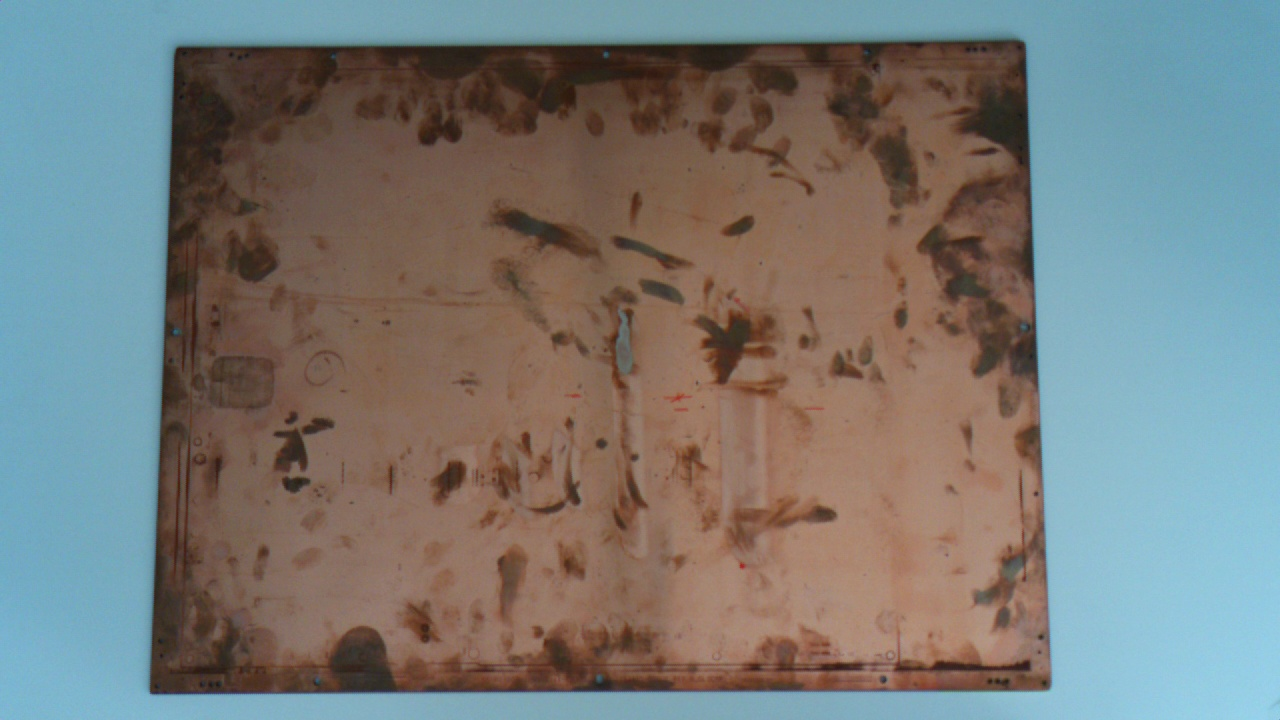
#> input picture plate_dataset/image_00016.jpg, 1280 x 720 px
$ python -i background_mask.py   (imports and definitions only)
#> lines starting #> are read from the running program, lines starting #| are printed output that depends on the picture; after the words box and inside, x2 and y2 are one past the last pixel; in counts of white or black regions, pixels touching at a corner belong together
#> further down, picture is the input picture: shape (720, 1280, 3); mean B, G, R 119.5, 122.2, 120.7
import cv2
import numpy as np


def background_mask(image):

    gray = cv2.cvtColor(
        image,
        cv2.COLOR_BGR2GRAY,
    )
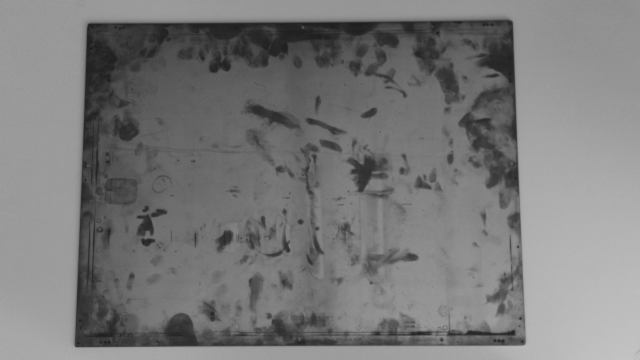
#> gray: shape (720, 1280) (shown at 1/2 size); min 19, max 198, mean 121.4

    mask = cv2.inRange(
        gray,
        140,
        220,
    )
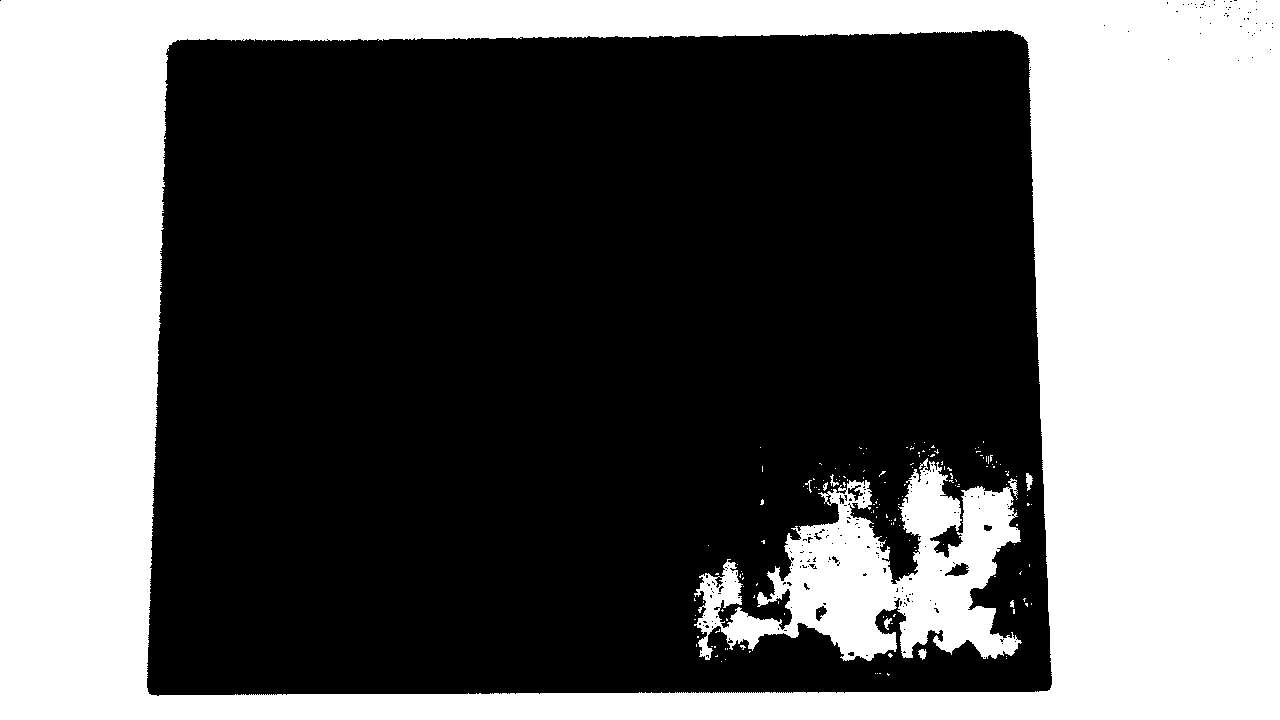
#> mask: shape (720, 1280); 40.7% white; 164 white regions (155 under 20 px), largest, box (x1, y1, x2, y2) and area: (0, 0, 1280, 720) 343258, (694, 458, 1022, 661) 30897, (1026, 473, 1033, 491) 79

    kernel = np.ones(
        (15, 15),
        np.uint8,
    )

    mask = cv2.morphologyEx(
        mask,
        cv2.MORPH_CLOSE,
        kernel,
    )
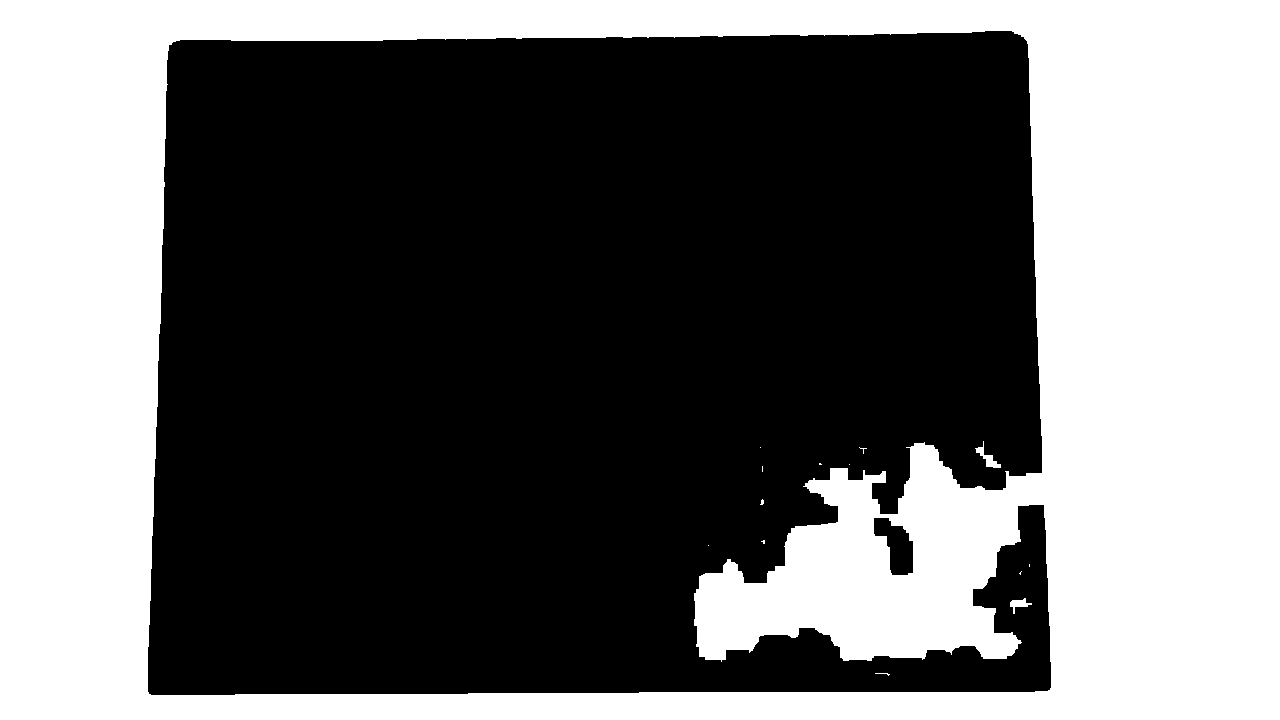
#> mask: shape (720, 1280); 42% white; 14 white regions (11 under 20 px), largest, box (x1, y1, x2, y2) and area: (0, 0, 1280, 720) 386233, (975, 441, 1001, 468) 204, (1010, 598, 1032, 614) 144

    mask = cv2.bitwise_not(mask)

    return mask


def process_background(image):

    mask = background_mask(image)

    display = cv2.bitwise_and(
        image,
        image,
        mask=mask,
    )
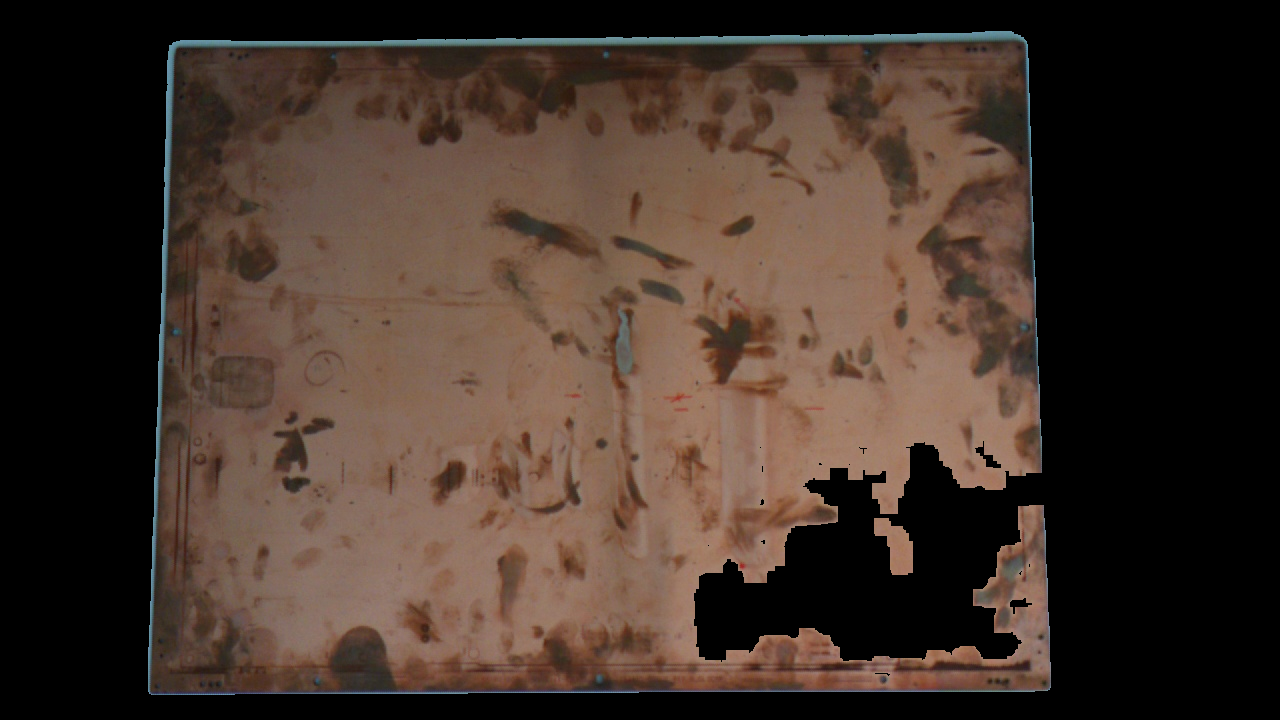
#> display: shape (720, 1280, 3); mean B, G, R 42.3, 51.2, 66.9

    return display, mask

>>> import cv2
>>> picture = cv2.imread('../../../plate_dataset/image_00016.jpg')
>>> result = process_background(picture)

$ run again, on plate_dataset/image_00017.jpg
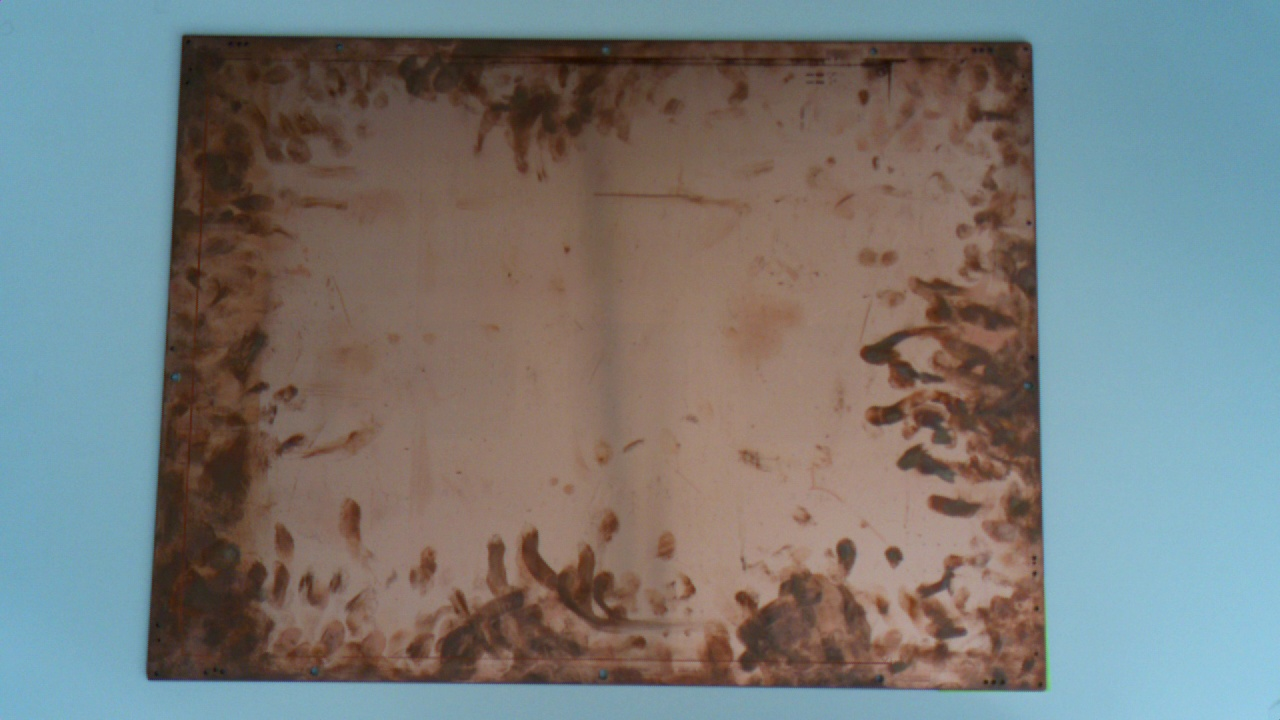
#> input picture plate_dataset/image_00017.jpg, 1280 x 720 px
#> picture is the input picture: shape (720, 1280, 3); mean B, G, R 120.5, 122, 120.2
#> in background_mask, `mask = cv2.inRange( gray, 140, 220, )`:
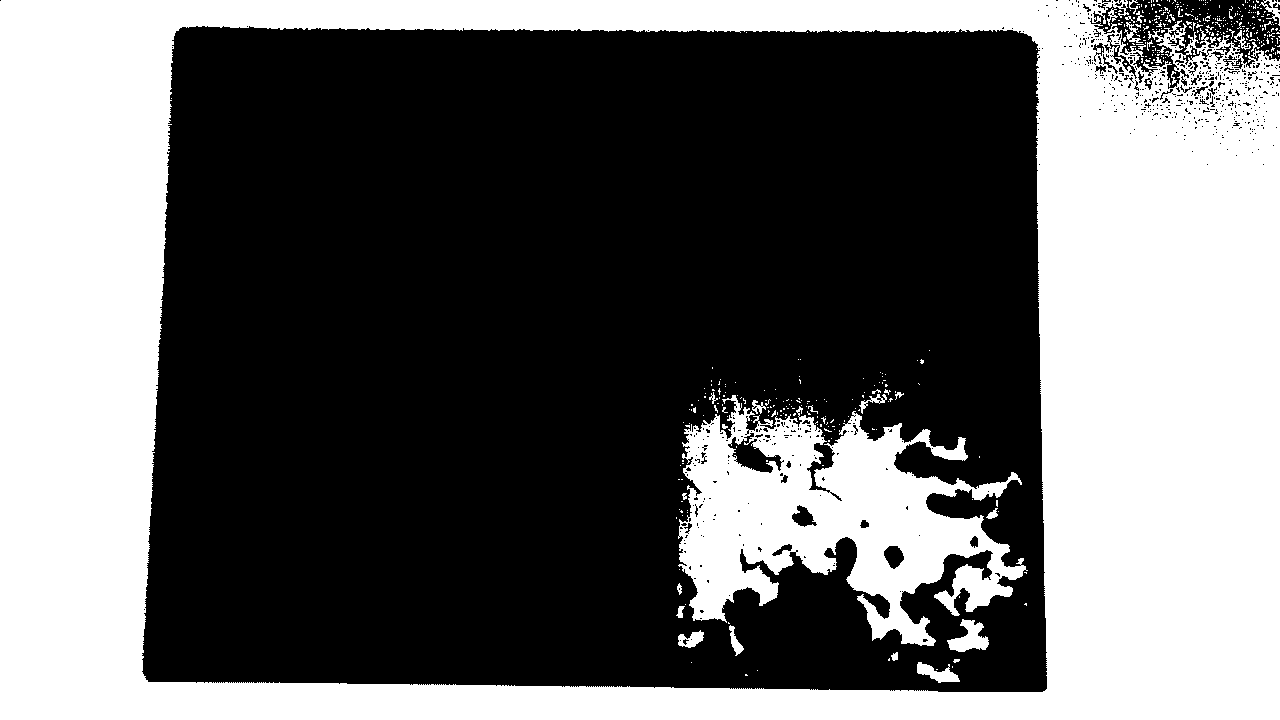
#> mask: shape (720, 1280); 41.1% white; 458 white regions (425 under 20 px), largest, box (x1, y1, x2, y2) and area: (0, 0, 1280, 720) 331341, (678, 395, 1028, 646) 42954, (947, 619, 989, 652) 748
#> in process_background, `display = cv2.bitwise_and( image, image, mask=mask, )`:
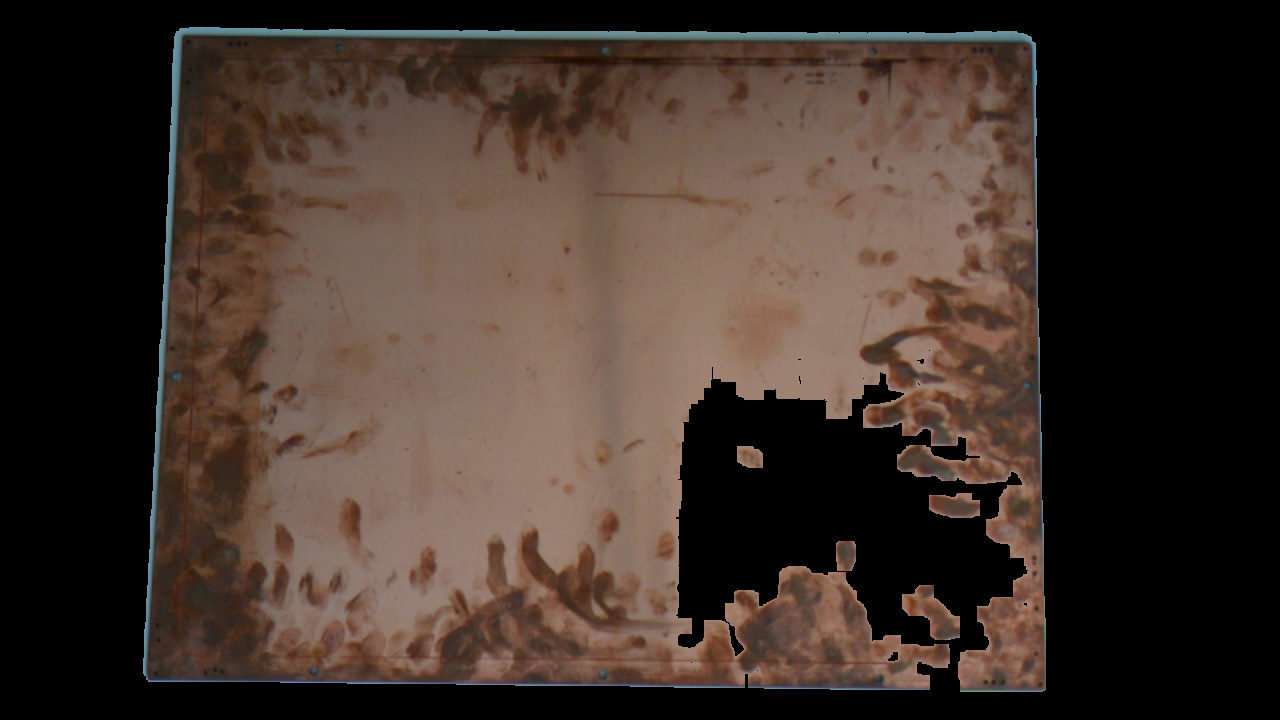
#> display: shape (720, 1280, 3); mean B, G, R 42.6, 50.1, 63.9

$ run again, on plate_dataset/image_00018.jpg
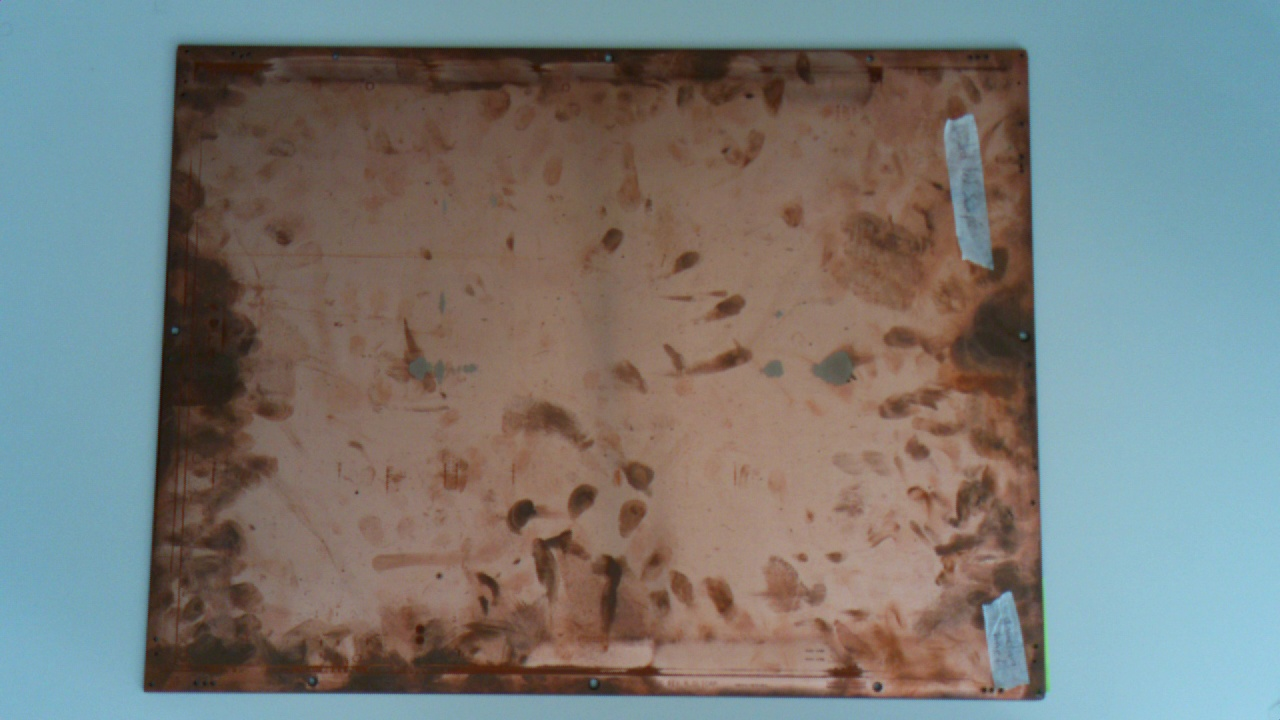
#> input picture plate_dataset/image_00018.jpg, 1280 x 720 px
#> picture is the input picture: shape (720, 1280, 3); mean B, G, R 119.7, 122.5, 121.3
#> in background_mask, `mask = cv2.inRange( gray, 140, 220, )`:
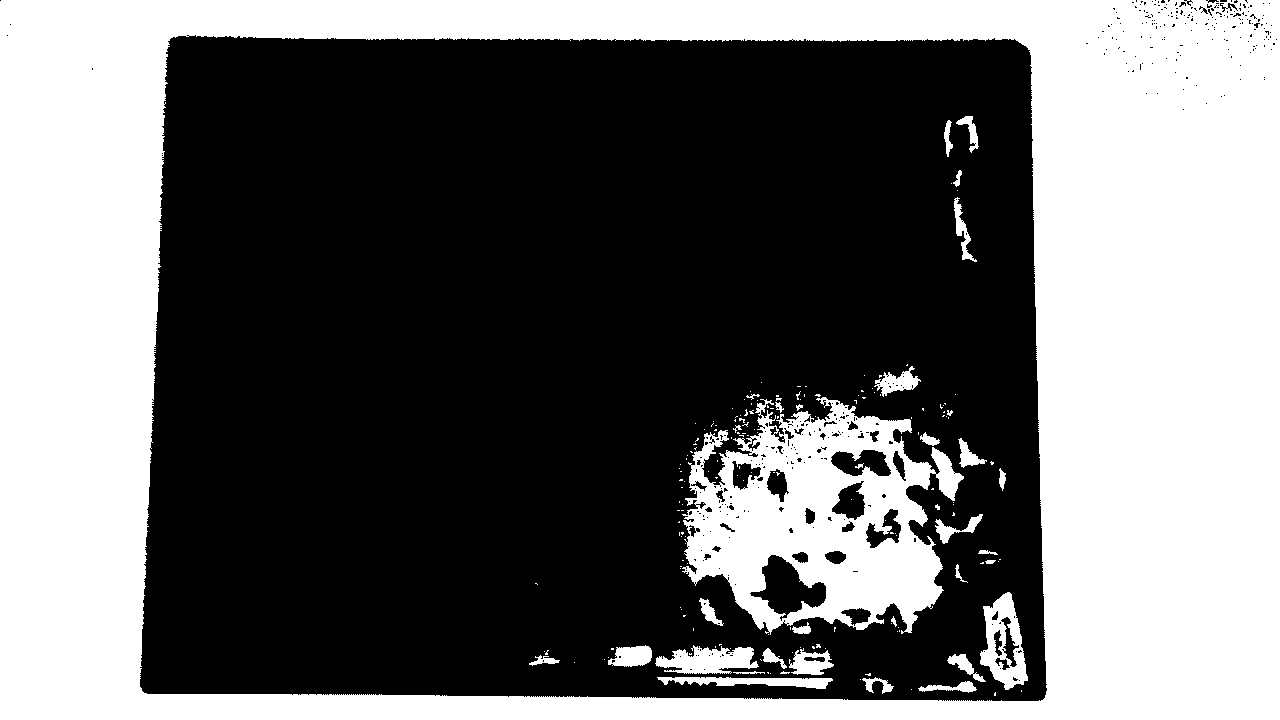
#> mask: shape (720, 1280); 42.2% white; 183 white regions (148 under 20 px), largest, box (x1, y1, x2, y2) and area: (0, 0, 1280, 720) 340269, (682, 397, 964, 635) 36279, (980, 592, 1028, 690) 2413
#> in process_background, `display = cv2.bitwise_and( image, image, mask=mask, )`:
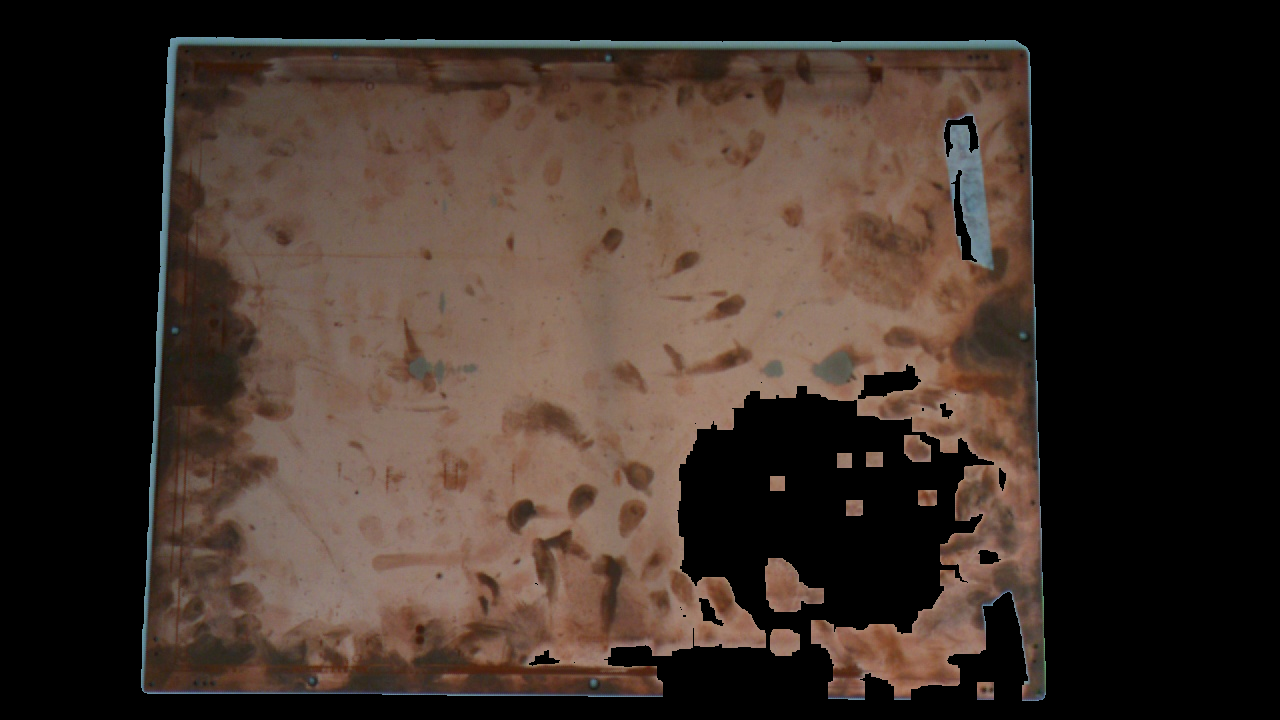
#> display: shape (720, 1280, 3); mean B, G, R 41.4, 49.2, 63
